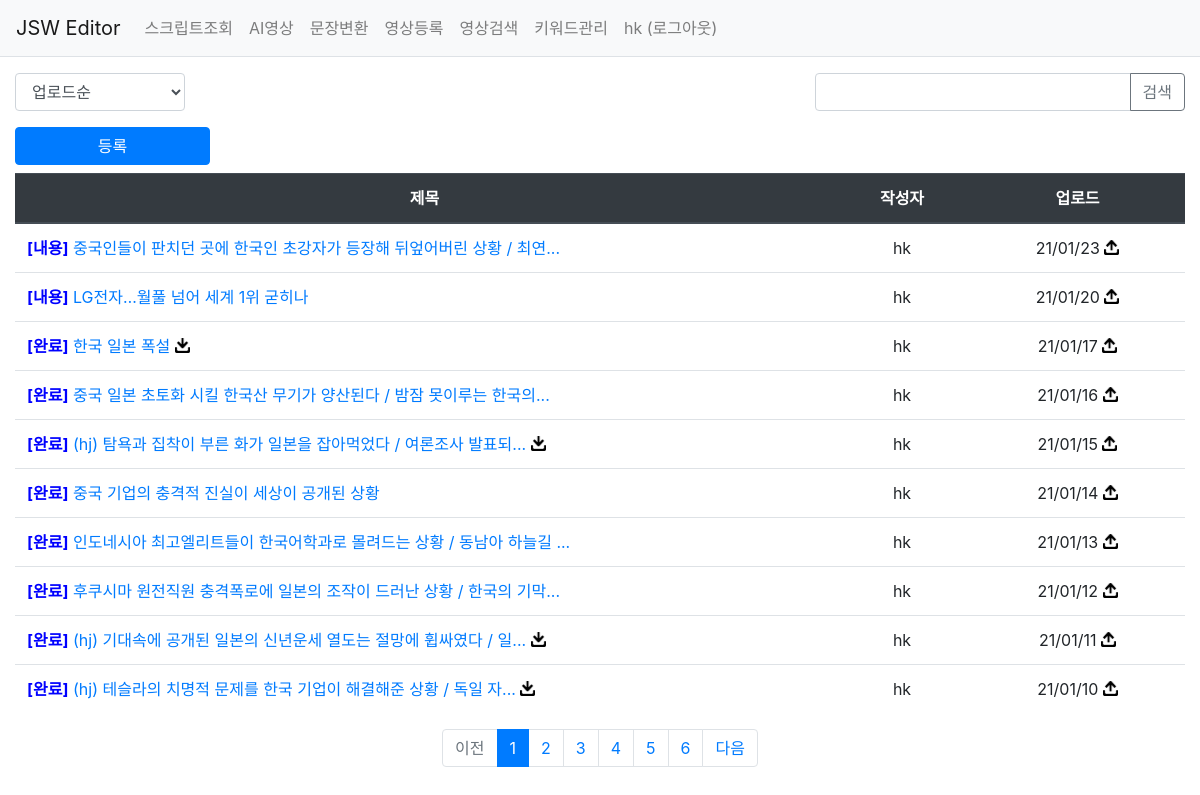
/pybo/ (signed in), run on an earlier commit of the app's database.
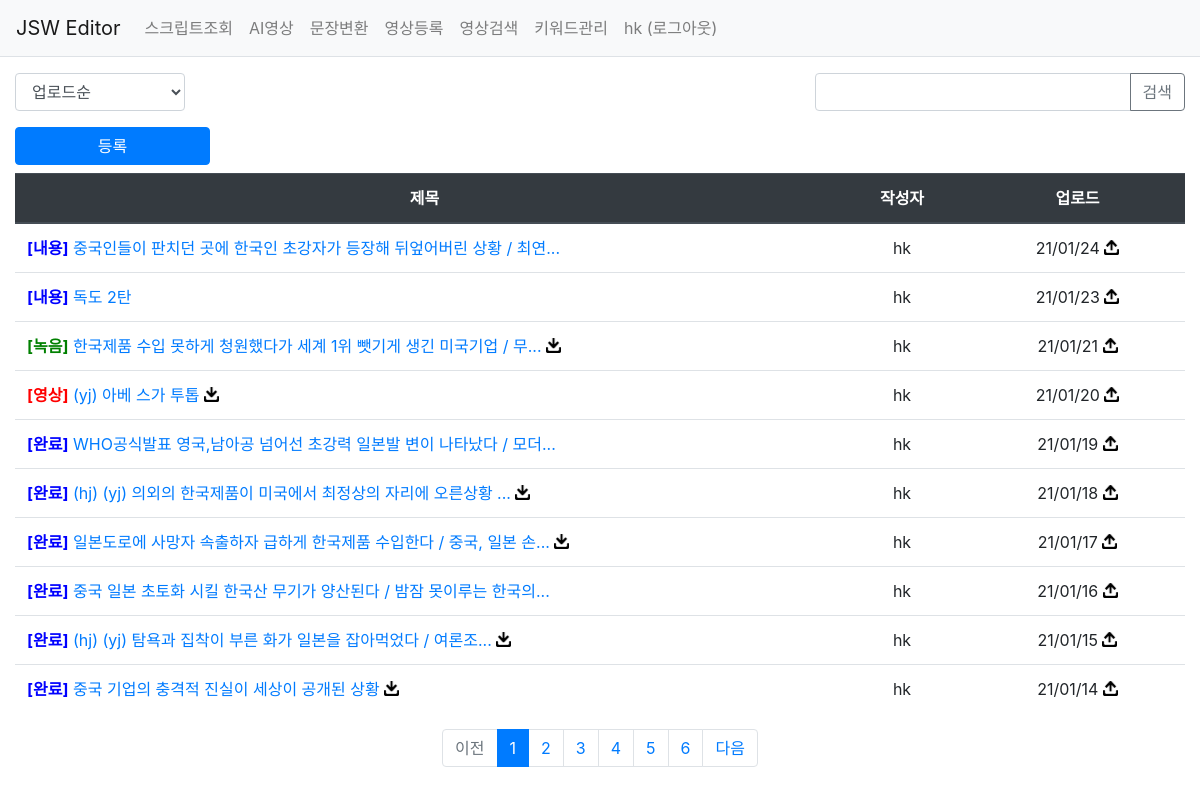
And on a later commit of the database.
### pybo/models.py (models this page shows, shortened)
class Question(models.Model):
    author = models.ForeignKey(User, on_delete=models.CASCADE, related_name='author_question')
    subject = models.CharField(max_length=200)
    content = models.TextField()
    category = models.CharField(max_length=200, null=True, blank=True)
    status = models.CharField(max_length=200, null=True, blank=True)
    create_date = models.DateTimeField()
    modify_date = models.DateTimeField(null=True, blank=True)
    download_flag = models.CharField(null=True, max_length=10, blank=True)
    upload_flag = models.CharField(null=True, max_length=10, blank=True)
    upload_target = models.DateTimeField(null=True, blank=True)
    voter = models.ManyToManyField(User, related_name='voter_question')

### pybo/views/base_views.py (the view, shortened to what this page needs)
# urls.py: path('', base_views.index, name='index'),  # '/' 에 해당되는 path
@login_required(login_url='common:login')
def index(request):
    logger.info("INFO 레벨로 출력")
    """
    pybo 목록 출력
    """
    page = request.GET.get('page', '1')  # 페이지
    kw = request.GET.get('kw', '')  # 검색어
    so = request.GET.get('so', 'recent')  # 정렬기준
    today = timezone.now() + timedelta(days=0)
    tomorrow = timezone.now() + timedelta(days=1)
    if so == 'create':
        question_list = Question.objects.order_by('-create_date')
    else:  # recent
        question_list = Question.objects.order_by('-upload_target', '-modify_date')
    paginator = Paginator(question_list, 10)  # 페이지당 10개씩 보여주기
    page_obj = paginator.get_page(page)
    context = {'question_list': page_obj, 'page': page, 'kw': kw, 'so': so, 'today':today, 'tomorrow':tomorrow}  # <------ so 추가
    return render(request, 'pybo/question_list.html', context)

### pybo/templatetags/pybo_filter.py (called while the page is built)
@register.filter
def sub(value, arg):
    return value - arg

### templates/pybo/question_list.html (shortened to what the changed rows need)
{% extends 'base.html' %}
{% load pybo_filter %}
{% load static %}
{% block content %}
<div class="container my-3">
    <table class="table">
        <thead>
        <tr class="text-center thead-dark">
            <th style="width:70%">제목</th>
            <th>작성자</th>
            <th>업로드</th>
        </tr>
        </thead>
        <tbody>
        {% if question_list %}
        {% for question in question_list %}
        <tr class="text-center">
            <td class="text-left">
                {% if question.upload_flag == '1' %}
                <span>[완료]</span>
                {% elif question.status is none %}
                <span style="color:blue;font-weight: bold;"></span>
                {% elif question.status == '영상' %}
                <span style="color:red;font-weight: bold;">[{{ question.status|default_if_none:'' }}]</span>
                {% elif question.status == '녹음' %}
                <span style="color:green;font-weight: bold;">[{{ question.status|default_if_none:'' }}]</span>
                {% else %}
                <span style="color:blue;font-weight: bold;">[{{ question.status|default_if_none:'' }}]</span>
                {% endif %}
                <a href="{% url 'pybo:detail' question.id %}"> {{ question.subject|truncatechars:42 }}</a>
                {% if question.download_flag == '1' %}
                <a href="/static/output/keyword_{{ question.id }}.zip"><img src="/static/img/btn_download.png" style="width:15px;padding-bottom:4px"></a>
                {% elif question.download_flag == '2' %}
                <img src="/static/img/btn_loading.gif" style="width:15px">
                {% endif %}
            </td>
            <td>{{ question.author.username }}</td>
            {% if question.upload_target|date:"y/m/d"|default_if_none:'' == today|date:"y/m/d"|default_if_none:'' or question.upload_target|date:"y/m/d"|default_if_none:'' == tomorrow|date:"y/m/d"|default_if_none:'' %}
                {% if question.upload_flag == '1' %}
                <td>{{ question.upload_target|date:"y/m/d"|default_if_none:'' }}
                {% else %}
                <td style="color:red;">{{ question.upload_target|date:"y/m/d"|default_if_none:'' }}
                {% endif %}
            {% else %}
            <td>
            {{ question.upload_target|date:"y/m/d"|default_if_none:'' }}
            {% endif %}
            <a href="#" data-toggle="modal" data-target="#exampleModal" class="btn_upload" id="upload_{{question.id}}"><img src="/static/img/btn_upload.png" style="width:15px;padding-bottom:4px"></a>
            </td>
        </tr>
        {% endfor %}
        {% else %}
        <tr>
            <td colspan="3">스크립트가 없습니다.</td>
        </tr>
        {% endif %}
        </tbody>
    </table>
    <ul class="pagination justify-content-center">
        {% for page_number in question_list.paginator.page_range %}
        {% if page_number >= question_list.number|add:-5 and page_number <= question_list.number|add:5 %}
            {% if page_number == question_list.number %}
            <li class="page-item active" aria-current="page">
                <a class="page-link" data-page="{{ page_number }}" href="#">{{ page_number }}</a>
            </li>
            {% else %}
            <li class="page-item">
                <a class="page-link" data-page="{{ page_number }}" href="#">{{ page_number }}</a>
            </li>
            {% endif %}
        {% endif %}
        {% endfor %}
    </ul>
</div>
{% endblock %}

What changed in the data, as far as the page shows it:
no longer on this page (row unchanged): Question: status "완료", subject "인도네시아 최고엘리트들이 한국어학과로 몰려드는 상황 / 동남아 하늘길 ...", author.username "hk", upload_target "21/01/13"
no longer on this page (row unchanged): Question: status "완료", subject "후쿠시마 원전직원 충격폭로에 일본의 조작이 드러난 상황 / 한국의 기막...", author.username "hk", upload_target "21/01/12"
no longer on this page (row unchanged): Question: status "완료", subject "(hj) 기대속에 공개된 일본의 신년운세 열도는 절망에 휩싸였다 / 일...", author.username "hk", upload_target "21/01/11"
no longer on this page (row unchanged): Question: status "완료", subject "(hj) 테슬라의 치명적 문제를 한국 기업이 해결해준 상황 / 독일 자...", author.username "hk", upload_target "21/01/10"
changed Question "중국인들이 판치던 곳에 한국인 초강자가 등장해 뒤엎어버린 상황 / 최연...": upload_target "21/01/23" → "21/01/24"
added Question: status "내용", subject "독도 2탄", author.username "hk", upload_target "21/01/23"
changed Question: subject "LG전자…월풀 넘어 세계 1위 굳히나" → "한국제품 수입 못하게 청원했다가 세계 1위 뺏기게 생긴 미국기업 / 무..."; download_flag empty → "1" (drawn); download_flag: picture added; upload_target "21/01/20" → "21/01/21"; status "내용" → "녹음"
added Question: status "영상", subject "(yj) 아베 스가 투톱", author.username "hk", upload_target "21/01/20"
added Question: status "완료", subject "WHO공식발표 영국,남아공 넘어선 초강력 일본발 변이 나타났다 / 모더...", author.username "hk", upload_target "21/01/19"
added Question: status "완료", subject "(hj) (yj) 의외의 한국제품이 미국에서 최정상의 자리에 오른상황 ...", author.username "hk", upload_target "21/01/18"
changed Question: subject "한국 일본 폭설" → "일본도로에 사망자 속출하자 급하게 한국제품 수입한다 / 중국, 일본 손..."
changed Question: subject "(hj) 탐욕과 집착이 부른 화가 일본을 잡아먹었다 / 여론조사 발표되..." → "(hj) (yj) 탐욕과 집착이 부른 화가 일본을 잡아먹었다 / 여론조..."
changed Question "중국 기업의 충격적 진실이 세상이 공개된 상황": download_flag empty → "1" (drawn); download_flag: picture added
